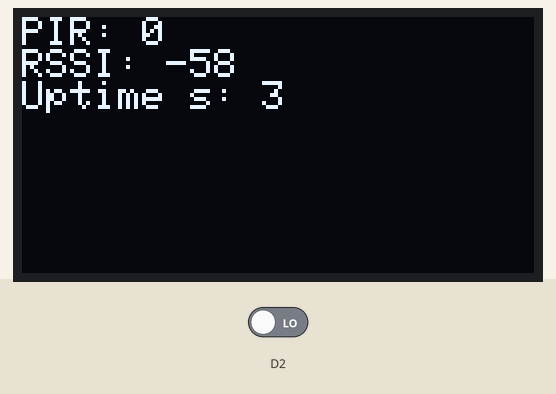
This sketch was run on a simulated Arduino Nano 33 IoT. Parts: 128×64 one-colour display. Inputs (shaded band) come from the test bench; at power-on: D2 LOW. WiFi joins after 1.5 s; servers stay silent unless stated; no MQTT or app messages arrive unless stated; what the sketch prints to the serial monitor is not drawn.

Above: at 3.6 s.
3.7 s: D2 driven HIGH
At 6.4 s:
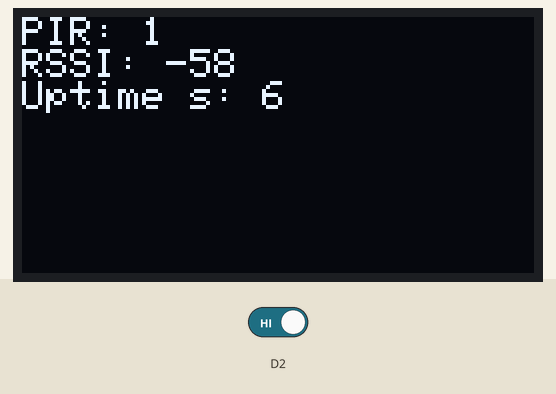
10.5 s: D2 driven LOW
At 13.3 s:
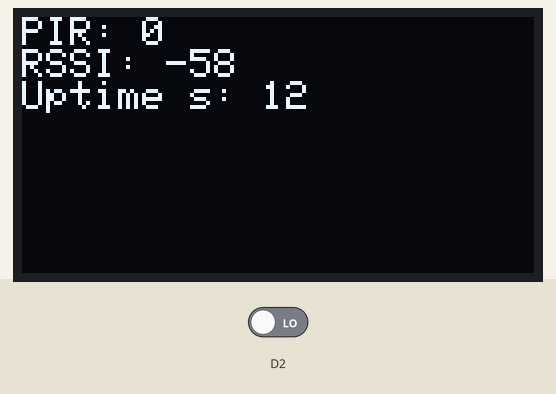
16.5 s: D2 driven HIGH
At 19.1 s:
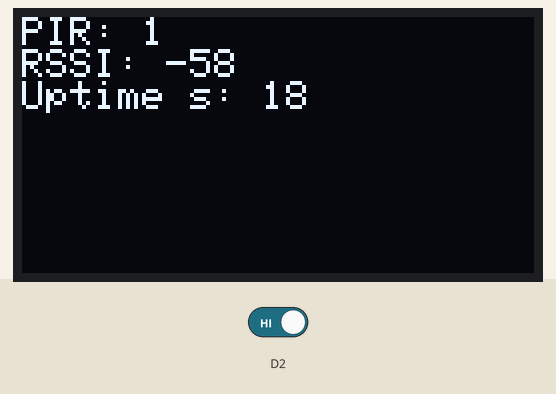
Timing chart, 0 to 20.6 s (numbered marks = the images above; inputs shaded):
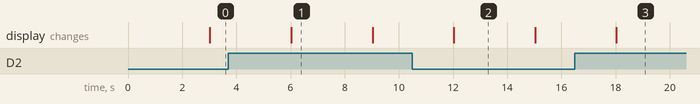

The sketch:

nano_motion.ino
```cpp
#include <WiFiNINA.h>
#include <MQTTClient.h>
#include <Wire.h>
#include <Adafruit_GFX.h>
#include <Adafruit_SSD1306.h>
#include "secrets.h"
WiFiClient wifi;
MQTTClient mqtt(256);
Adafruit_SSD1306 oled(128,64,&Wire,-1);
unsigned long lastPublish=0;
void connectNetwork() {
  while(WiFi.status()!=WL_CONNECTED) {
    WiFi.begin(WIFI_SSID,WIFI_PASSWORD); delay(500);
  }
  while(!mqtt.connected()) {
    if(!mqtt.connect(MQTT_CLIENT_ID,MQTT_USER,MQTT_PASSWORD)) delay(1000);
  }
}
void setup() {
  Serial.begin(115200); pinMode(2,INPUT);
  if(!oled.begin(SSD1306_SWITCHCAPVCC,0x3C)) while(true) delay(1000);
  oled.setTextColor(SSD1306_WHITE); oled.setTextSize(1);
  mqtt.begin(MQTT_HOST,MQTT_PORT,wifi); connectNetwork();
}
void loop() {
  connectNetwork(); mqtt.loop();
  if(millis()-lastPublish<3000) return;
  lastPublish=millis(); int pir=digitalRead(2); long rssi=WiFi.RSSI();
  oled.clearDisplay(); oled.setCursor(0,0);
  oled.print("PIR: "); oled.println(pir);
  oled.print("RSSI: "); oled.println(rssi);
  oled.print("Uptime s: "); oled.println(millis()/1000); oled.display();
  String payload=String("{\"device\":\"nano33iot\",\"pir\":")+String(pir)+",\"rssi\":"+String(rssi)+",\"uptime_seconds\":"+String(millis()/1000)+"}";
  mqtt.publish(MQTT_TOPIC,payload); Serial.println(payload);
}
```

secrets.example.h
```cpp
#pragma once
const char WIFI_SSID[] = "YOUR_WIFI";
const char WIFI_PASSWORD[] = "YOUR_PASSWORD";
const char MQTT_HOST[] = "YOUR_BROKER";
const int MQTT_PORT = 1883;
const char MQTT_USER[] = "";
const char MQTT_PASSWORD[] = "";
const char MQTT_CLIENT_ID[] = "motion-node-01";
const char MQTT_TOPIC[] = "classroom/motion";
```

Measured:
- what the display in image 1 shows lasts 3.0 s, from 6.0 s to 9.0 s
